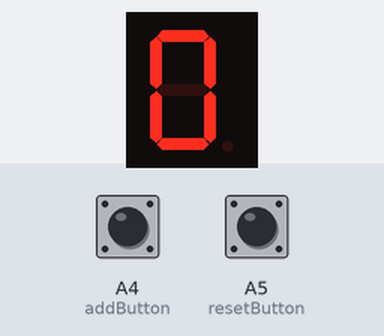
Recording of a sketch running on a simulated Arduino Uno, built with avr-gcc and run on an emulated ATmega328P. Shown: 1-digit seven-segment display. Wiring (inferred from the names in the program): 1-digit 7-segment display, segments lit when LOW: segments pin 2, pin 3, pin 4, pin 5, pin 6, pin 7, pin 8. The inputs (shaded band) are chosen by the test bench; at power-on: A4 (addButton) HIGH, A5 (resetButton) HIGH. The segment pins are drawn as the display they are named for.

Above: at 1.2 s.
1.3 s: A4 (addButton) pulled LOW for 0.15 s
At 1.7 s:
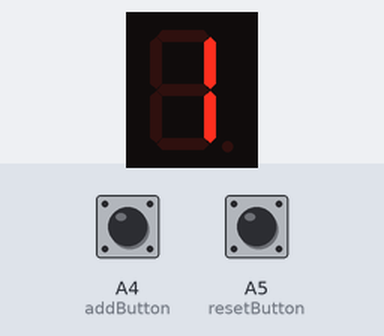
2.9 s: A4 (addButton) pulled LOW for 1 s
At 4.1 s:
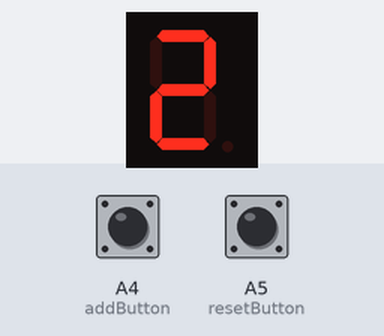
Timing chart, 0 to 5.9 s (numbered marks = the images above; inputs shaded):
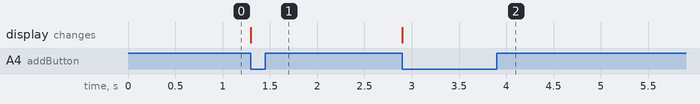

Measured:
- after the input at 1.3 s, the display: changes at once (image 1)
- after the input at 2.9 s, the display: changes at once (image 2)

The sketch:

sevenSegment.ino
```cpp
#define NUMBER_AMOUNT 10
#define SEGMENT_AMOUNT 7

int sevenPins[SEGMENT_AMOUNT] = {2, 3, 4, 5, 6, 7, 8};
int sevenSegment[NUMBER_AMOUNT * SEGMENT_AMOUNT] =
    {0, 0, 0, 0, 0, 0, 1,  // 0
     1, 0, 0, 1, 1, 1, 1,  // 1
     0, 0, 1, 0, 0, 1, 0,  // 2
     0, 0, 0, 0, 1, 1, 0,  // 3
     1, 0, 0, 1, 1, 0, 0,  // 4
     0, 1, 0, 0, 1, 0, 0,  // 5
     0, 1, 0, 0, 0, 0, 0,  // 6
     0, 0, 0, 1, 1, 1, 1,  // 7
     0, 0, 0, 0, 0, 0, 0,  // 8
     0, 0, 0, 0, 1, 0, 0}; // 9

int currentNumber = 0;
bool clickedAdd = false;
bool clickedReset = false;
const int addButton = A4;
const int resetButton = A5;

void setup()
{
    pinMode(addButton, INPUT_PULLUP);
    pinMode(resetButton, INPUT_PULLUP);
    for (int i = 0; i < SEGMENT_AMOUNT; i++)
        pinMode(sevenPins[i], OUTPUT);
    Serial.begin(9600);
}

void loop()
{
    for (int i = 0; i < SEGMENT_AMOUNT; i++)
        digitalWrite(sevenPins[i], sevenSegment[currentNumber * SEGMENT_AMOUNT + i]);
    int add = digitalRead(addButton);
    if (!add && !clickedAdd)
    {
        clickedAdd = true;
        currentNumber++;
        if (currentNumber >= NUMBER_AMOUNT)
            currentNumber = 0;
    }
    if (add)
        clickedAdd = false;
    int reset = digitalRead(resetButton);
    if (!reset && !clickedReset)
    {
        clickedReset = true;
        currentNumber = 0;
    }
    if (reset)
        clickedReset = false;
}
```
